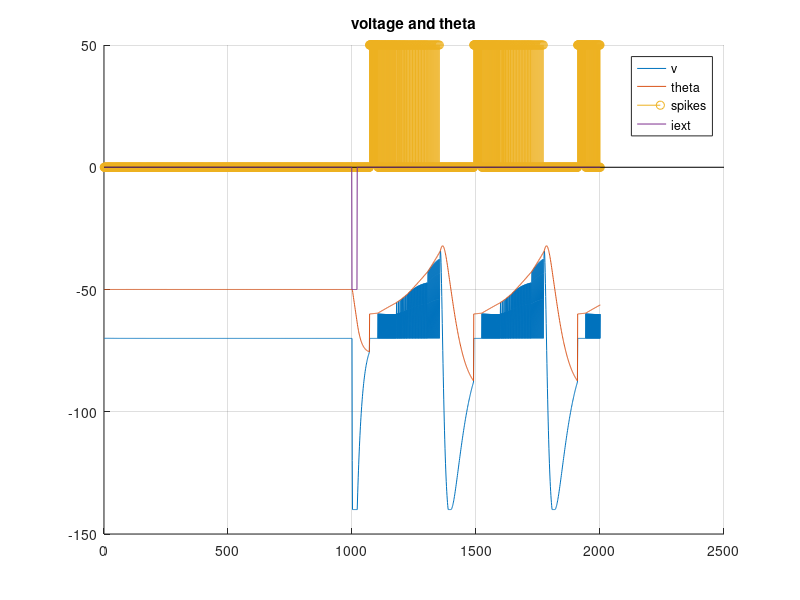

Here is the MATLAB script that generated this plot:
% parameters
% 	# Define simulation and model parameters dictionary
% params = {'k1': 0.2,             # I₁ decay term
%           'k2': 0.02,            # I₂ decay term
%           'b': 0.01,             # Θ decay term
%           'R1': 0.0,             # I₁ update constant
%           'R2': 1.0,             # I₂ update constant
%           'El': -70.0,           # Reverse potential
%           'Vr': -70.0,           # Resting potential
%           'Thetar': -60.0,       # Resting threshold
%           'a': 0.000,            # Specifier of spike response
%           'A1': 0.0,             # I₁ additive update constant
%           'A2': 0.0,             # I₂ additive update constant
%           'G': 0.05,             # Membrane potential decay term
%           'C': 1.0,              # Membrane capacitance
%           'ThetaInf': -50.0}       # Reverse threshold
close all;
clear all;

k1=0.2;k2=0.02;b=0.01;R1=0.0;R2=1.0;
El=-70.0;Vr=-70.0;Thetar=-60.0;G=0.05;C=1.0;ThetaInf=-50.0;

t_simulate = 2000;
dt = 1; % may be 1ms
tspan = 0:dt:t_simulate;

i1 = zeros(1, length(tspan));
i2 = zeros(1, length(tspan));
v = zeros(1, length(tspan));
theta = zeros(1, length(tspan));
spikes = zeros(1, length(tspan));
iext = zeros(1, length(tspan));
iext(1000:1020) = -50; 
% for i=1:1000
%     iext(1,i) = 2*normrnd(0,10);
% end
% iext(1:1000) = rand*15;


a = 0.005; A1 = 25; A2 = -0.6;

% adjusting params to make voltage realistic
% C = 15;
b = 0.001;
a = 0.01;


% initial conditions
i1(1) = 0.01;
i2(1) = 0.001;
v(1) =-70.0 ;
theta(1) = -50.0;

% temporrary
x = [];
for t=2:length(tspan)
    i1(t) = i1(t-1) + dt*(-k1*i1(t-1));
    i2(t) = i2(t-1) + dt*(-k2*i2(t-1));
    v(t) = v(t-1) + dt*(1/C)*(iext(t-1)+ i1(t-1) + i2(t-1) - G*(v(t-1) - El));
    theta(t) = theta(t-1) + dt*( a*(v(t-1) - El) - b*(theta(t-1) - ThetaInf)  );

    if v(t) > theta(t)
        i1(t) = R1*i1(t) + A1;
        i2(t) = R2*i2(t) + A2;
        v(t) = Vr;
        theta(t) = max(Thetar, theta(t));

       spikes(t) = 1;
       x = [x, t];
    end

    if v(t) < -140
        v(t) = -140;
    end
end


figure
    hold on 
        plot(v)
        plot(theta)
        stem(spikes*50)
        plot(iext)
        title('voltage and theta')
        legend('v','theta','spikes','iext')
        
    hold off
grid

a = x(1);b = length(x);c=x(end);
disp(a)
disp(c)
disp(b)
